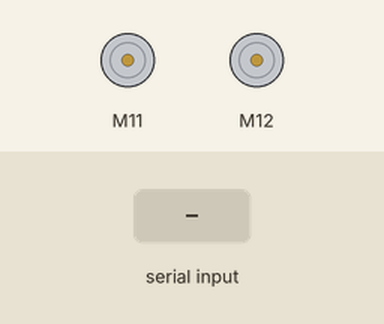
A sketch run on a simulated Arduino Uno, built with avr-gcc and run on an emulated ATmega328P. Shown: 2 × DC motor (green arrow = forward, orange = backward, longer = faster). The test bench sets the inputs (shaded band). What the sketch prints to the serial monitor is not drawn.

Above: at 1.2 s.
1.3 s: "1" received over Serial
At 1.8 s:
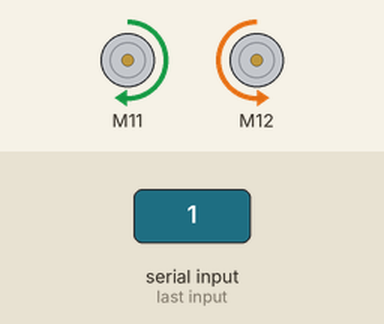
3.4 s: "4" received over Serial
At 3.8 s:
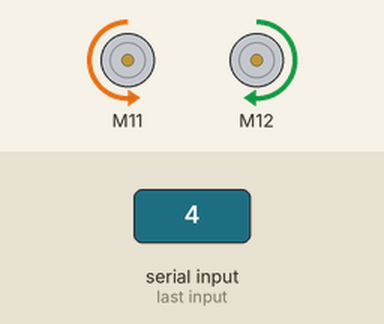
6.2 s: "0" received over Serial
At 7.1 s:
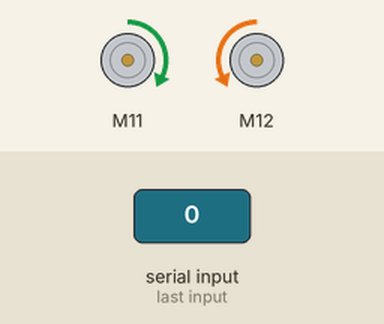
9.0 s: "1" received over Serial
At 10.8 s:
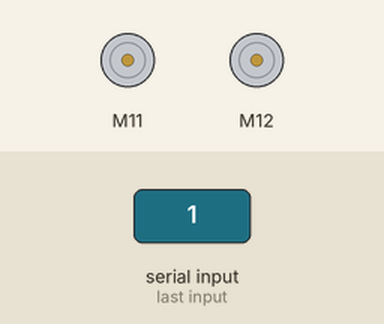
12.0 s: "2" received over Serial
At 12.6 s:
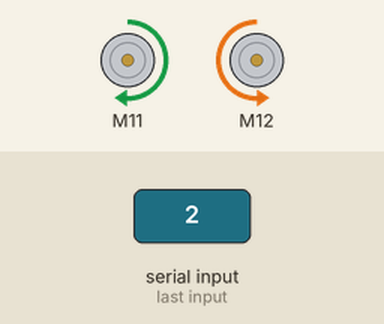
15.0 s: "0" received over Serial
At 16.2 s:
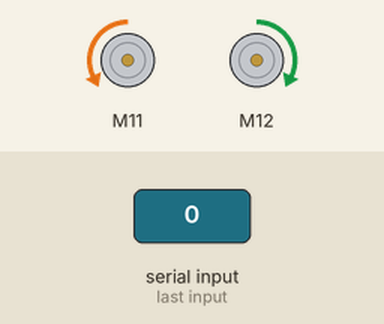
Timing chart, 0 to 23.1 s (numbered marks = the images above; inputs shaded):
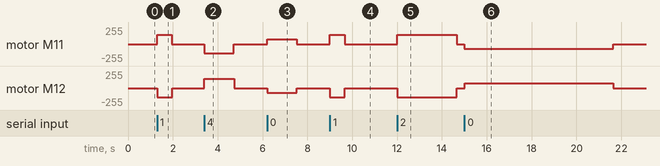

Measured:
- after the input at 1.3 s, motor M11: stopped → forward 140/255 at once, → stopped 0.66 s later; motor M12: stopped → backward 140/255 at once, → stopped 0.66 s later
- after the input at 3.4 s, motor M11: stopped → backward 140/255 at once, → stopped 1.3 s later; motor M12: stopped → forward 140/255 at once, → stopped 1.3 s later
- after the input at 6.2 s, motor M11: stopped → forward 70/255 at once, → stopped 1.3 s later; motor M12: stopped → backward 70/255 at once, → stopped 1.3 s later
- after the input at 9.0 s, motor M11: stopped → forward 140/255 at once, → stopped 0.67 s later; motor M12: stopped → backward 140/255 at once, → stopped 0.67 s later
- after the input at 12.0 s, motor M11: stopped → forward 140/255 at once, → stopped 2.7 s later; motor M12: stopped → backward 140/255 at once, → stopped 2.7 s later
- after the input at 15.0 s, motor M11: stopped → backward 70/255 at once, → stopped 6.6 s later; motor M12: stopped → forward 70/255 at once, → stopped 6.6 s later

The sketch:

exempleMoveTo.ino
```cpp
#include <MeAuriga.h>

MeEncoderOnBoard Encoder_1(SLOT1);
MeEncoderOnBoard Encoder_2(SLOT2);

void isr_process_encoder1(void)
{
  if(digitalRead(Encoder_1.getPortB()) == 0)
  {
    Encoder_1.pulsePosMinus();
  }
  else
  {
    Encoder_1.pulsePosPlus();;
  }
}

void isr_process_encoder2(void)
{
  if(digitalRead(Encoder_2.getPortB()) == 0)
  {
    Encoder_2.pulsePosMinus();
  }
  else
  {
    Encoder_2.pulsePosPlus();
  }
}

void setup()
{
  attachInterrupt(Encoder_1.getIntNum(), isr_process_encoder1, RISING);
  attachInterrupt(Encoder_2.getIntNum(), isr_process_encoder2, RISING);
  Serial.begin(115200);

  //Set PWM 8KHz
  TCCR1A = _BV(WGM10);
  TCCR1B = _BV(CS11) | _BV(WGM12);

  TCCR2A = _BV(WGM21) | _BV(WGM20);
  TCCR2B = _BV(CS21);

  Encoder_1.setPulse(9);
  Encoder_2.setPulse(9);
  Encoder_1.setRatio(39.267);
  Encoder_2.setRatio(39.267);
  Encoder_1.setPosPid(1.8,0,1.2);
  Encoder_2.setPosPid(1.8,0,1.2);
  Encoder_1.setSpeedPid(0.18,0,0);
  Encoder_2.setSpeedPid(0.18,0,0);
}

void loop()
{
  if(Serial.available())
  {
    char a = Serial.read();
    switch(a)
    {
      case '0':
      Encoder_1.moveTo(0,50);
      Encoder_2.moveTo(0,50);
      break;
      case '1':
      Encoder_1.moveTo(360);
      Encoder_2.moveTo(-360);
      break;
      case '2':
      Encoder_1.moveTo(1800);
      Encoder_2.moveTo(-1800);
      break;
      case '3':
      Encoder_1.moveTo(3600);
      Encoder_2.moveTo(-3600);
      break;
      case '4':
      Encoder_1.moveTo(-360);
      Encoder_2.moveTo(360);
      break;
      case '5':
      Encoder_1.moveTo(-1800);
      Encoder_2.moveTo(1800);
      break;
      case '6':
      Encoder_1.moveTo(-3600);
      Encoder_2.moveTo(3600);
      break;
      default:
      break;
    }
  }
  Encoder_1.loop();
  Encoder_2.loop();
  Serial.print("Spped 1:");
  Serial.print(Encoder_1.getCurrentSpeed());
  Serial.print(" ,Spped 2:");
  Serial.print(" ,CurPos 1:");
  Serial.print(Encoder_1.getCurPos());
  Serial.print(" ,CurPos 2:");
  Serial.println(Encoder_2.getCurPos());
}
```
